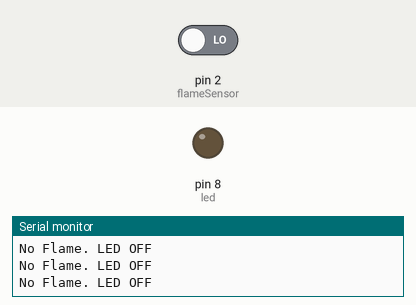
A sketch run on a simulated Arduino Uno, built with avr-gcc and run on an emulated ATmega328P. Shown: output pins drawn as LEDs (lit = HIGH), the last lines printed to the serial monitor. The inputs (shaded band) are chosen by the test bench; at power-on: pin 2 (flameSensor) LOW.

Above: at 1.2 s.
1.3 s: pin 2 (flameSensor) driven HIGH
At 2.5 s:
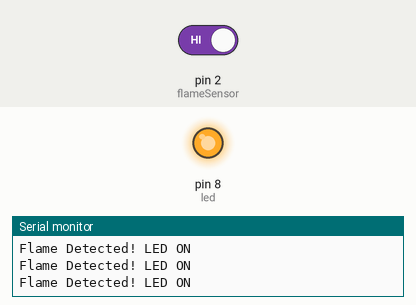
2.8 s: pin 2 (flameSensor) driven LOW
At 3.7 s:
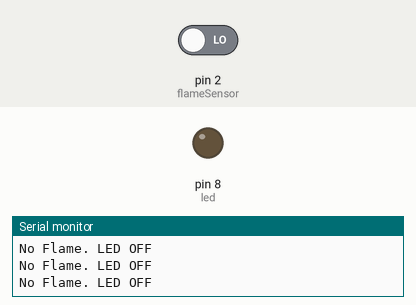
Timing chart, 0 to 5.8 s (numbered marks = the images above; inputs shaded):
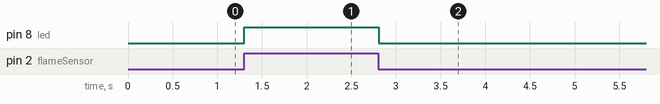

The sketch:

fire_detector.ino
```cpp
const int flameSensor = 2; // D0 of flame sensor
const int led = 8;         // LED pin

void setup() {
  pinMode(flameSensor, INPUT);
  pinMode(led, OUTPUT);

  digitalWrite(led, LOW);  // LED OFF by default
  Serial.begin(9600);
}

void loop() {
  int flame = digitalRead(flameSensor);

  if (flame == HIGH) { // LOW = Flame detected
    Serial.println("Flame Detected! LED ON");
    digitalWrite(led, HIGH); // LED ON
  } else {
    Serial.println("No Flame. LED OFF");
    digitalWrite(led, LOW);  // LED OFF
  }

  delay(100); // Prevent serial flooding
}
```

Measured:
- after the input at 1.3 s, pin 8 (led): LOW → HIGH at once
- after the input at 2.8 s, pin 8 (led): HIGH → LOW at once
